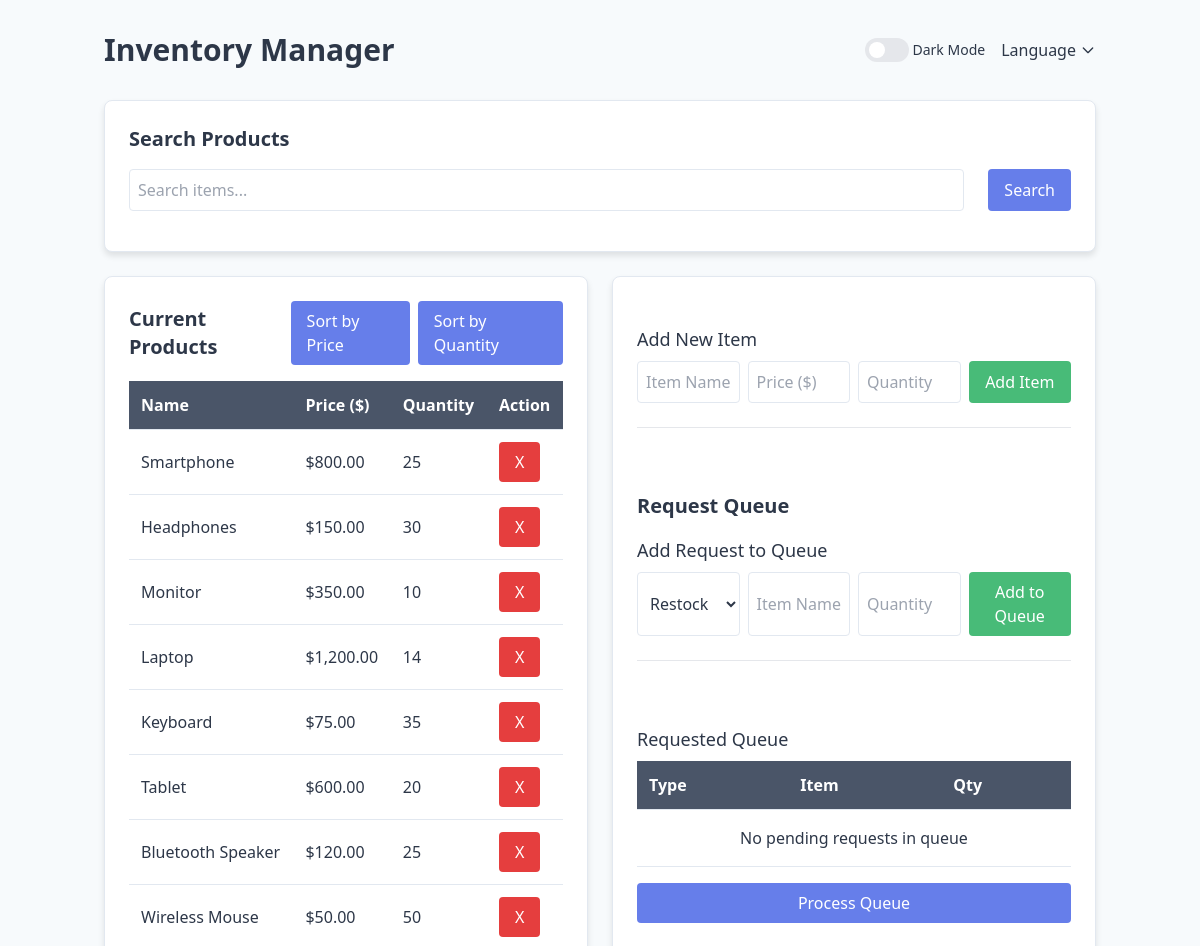
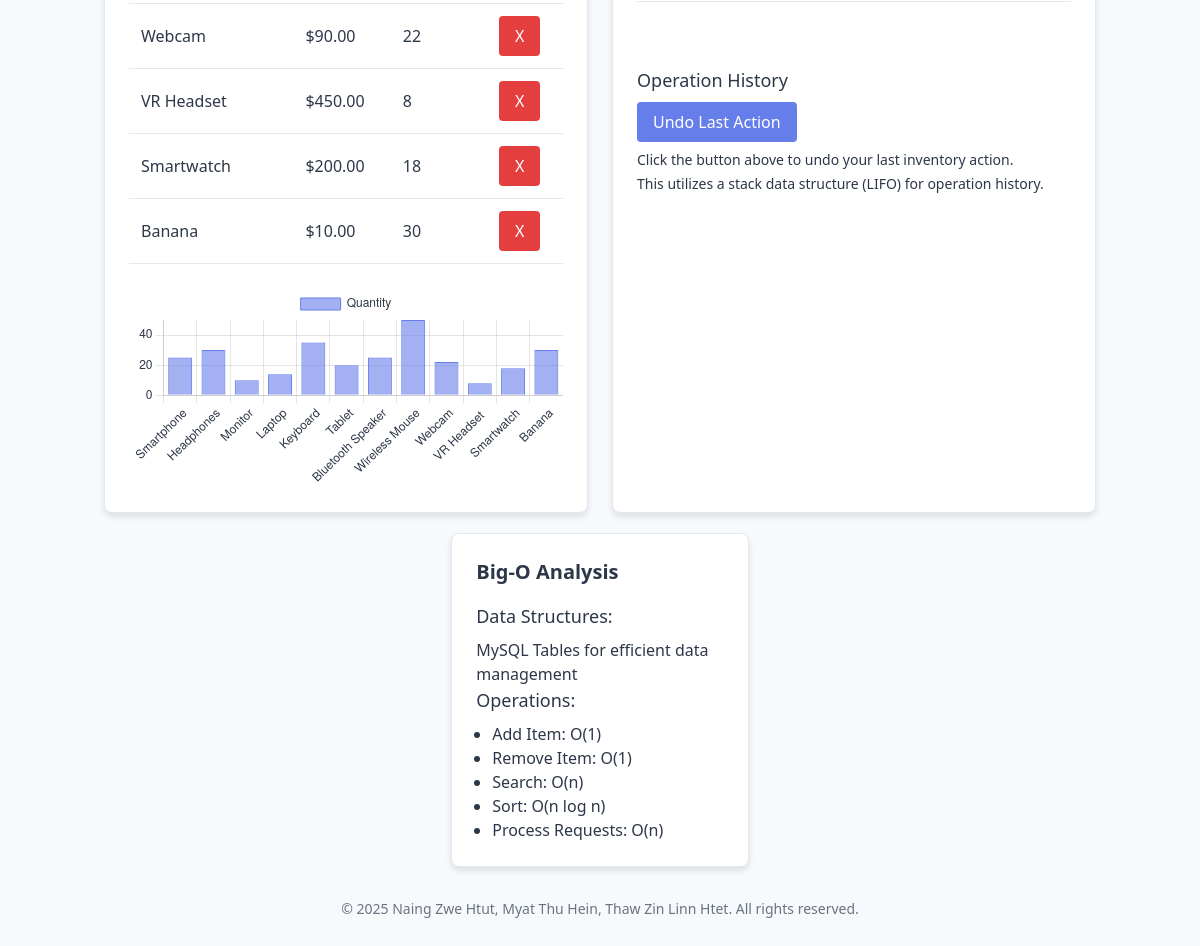
The page / on the database its author committed (2 pictures, top to bottom).
### tables this page shows
CREATE TABLE `items` (
  `id` int(11) NOT NULL,
  `name` varchar(255) NOT NULL,
  `price` decimal(10,2) NOT NULL,
  `quantity` int(11) NOT NULL
);

### index.php (the view, shortened to what this page needs)
<?php
$lang = $translations[$_SESSION['language']];
$dbConfig = [
    'host' => getenv('MYSQLHOST') ?: 'localhost',
    'port' => (int) (getenv('MYSQLPORT') ?: 3306),
    'username' => getenv('MYSQLUSER') ?: 'root',
    'password' => getenv('MYSQLPASSWORD') ?: '',
    'database' => getenv('MYSQLDATABASE') ?: 'inventory_system'
];
function connectDB() {
    global $dbConfig;
    $conn = new mysqli(
        $dbConfig['host'],
        $dbConfig['username'],
        $dbConfig['password'],
        $dbConfig['database'],
        $dbConfig['port']
    );
    $conn->set_charset('utf8mb4');
    return $conn;
}
function getInventory($sortField = null, $sortOrder = null) {
    $conn = connectDB();
    $sql = "SELECT * FROM items";
    $result = $conn->query($sql);
    $items = [];
    if ($result->num_rows > 0) {
        while ($row = $result->fetch_assoc()) {
            $items[] = $row;
        }
    }
    return $items;
}
function getPendingRequests() {
    $requests = [];
    return $requests;
}
$sortField = isset($_GET['sort']) ? $_GET['sort'] : null;
$sortOrder = isset($_GET['order']) ? $_GET['order'] : 'asc';
$inventory = getInventory($sortField, $sortOrder);
$pendingRequests = getPendingRequests();
$darkModeClass = $_SESSION['dark_mode'] ? 'dark' : '';
?>
<!DOCTYPE html>
<html lang="<?= $_SESSION['language'] ?>" class="<?= $darkModeClass ?>">
<head>
    <link href="https://cdn.jsdelivr.net/npm/tailwindcss@2.2.19/dist/tailwind.min.css" rel="stylesheet">
</head>
<body>
    <div class="container mx-auto px-4 py-8">
        <header class="flex flex-col md:flex-row justify-between items-center mb-8">
            <h1 class="text-3xl font-bold mb-4 md:mb-0"><?= $lang['inventory_manager'] ?></h1>
            <div class="flex items-center space-x-4">
                <form method="post" class="flex items-center">
                    <button type="submit" class="flex items-center">
                        <div class="relative inline-block w-10 mr-2 align-middle select-none">
                            <div class="toggle-bg bg-gray-200 dark:bg-gray-700 h-6 w-11 rounded-full"></div>
                            <div class="toggle-circle absolute left-1 top-1 bg-white dark:bg-gray-300 w-4 h-4 rounded-full transition-transform duration-300 ease-in-out"></div>
                        </div>
                        <span class="text-sm">
                            <?= $_SESSION['dark_mode'] ? $lang['light_mode'] : $lang['dark_mode'] ?>
                        </span>
                    </button>
                </form>
                <div class="language-selector">
                    <button class="flex items-center space-x-1">
                        <span><?= $lang['language'] ?></span>
                        <svg xmlns="http://www.w3.org/2000/svg" class="h-4 w-4" fill="none" viewBox="0 0 24 24" stroke="currentColor">
                            <path stroke-linecap="round" stroke-linejoin="round" stroke-width="2" d="M19 9l-7 7-7-7" />
                        </svg>
                    </button>
                </div>
            </div>
        </header>
        <div class="md:grid-cols-3 gap-6">
            <div class="card col-span-2 mx-auto w-full">
                <h2 class="text-xl font-semibold mb-4"><?= $lang['search_products'] ?></h2>
                <form method="get" class="mb-4">
                    <div class="flex space-x-6">
                        <input type="text" name="search" placeholder="<?= $lang['search_items'] ?>" class="form-control rounded-r-none" value="<?= isset($_GET['search']) ? htmlspecialchars($_GET['search']) : '' ?>" />
                        <button type="submit" class="btn btn-primary rounded-l-none"><?= $lang['search'] ?></button>
                    </div>
                </form>
            </div>
        </div>
        <div class="grid grid-cols-1 md:grid-cols-2 gap-6 mt-6">
            <div class="card">
                <div class="flex justify-between items-center mb-4">
                    <h2 class="text-xl font-semibold"><?= $lang['current_products'] ?></h2>
                    <div class="flex space-x-2">
                        <a href="?sort=price&order=<?= ($sortField == 'price' && $sortOrder == 'asc') ? 'desc' : 'asc' ?>" class="btn btn-primary btn-sm">
                            <?= $lang['sort_by_price'] ?>
                        </a>
                        <a href="?sort=quantity&order=<?= ($sortField == 'quantity' && $sortOrder == 'asc') ? 'desc' : 'asc' ?>" class="btn btn-primary btn-sm">
                            <?= $lang['sort_by_quantity'] ?>
                        </a>
                    </div>
                </div>
                <div class="overflow-x-auto">
                    <table>
                        <thead>
                            <tr>
                                <th><?= $lang['name'] ?></th>
                                <th><?= $lang['price'] ?></th>
                                <th><?= $lang['quantity'] ?></th>
                                <th><?= $lang['action'] ?></th>
                            </tr>
                        </thead>
                        <tbody>
                            <?php if (empty($inventory)): ?>
                                <tr>
                                    <td colspan="4" class="text-center py-4"><?= $lang['no_items'] ?></td>
                                </tr>
                            <?php else: ?>
                                <?php foreach ($inventory as $item): ?>
                                    <tr>
                                        <td><?= htmlspecialchars($item['name']) ?></td>
                                        <td>$<?= number_format($item['price'], 2) ?></td>
                                        <td><?= $item['quantity'] ?></td>
                                        <td>
                                            <form method="post" class="inline">
                                                <button type="submit" class="btn btn-danger btn-sm">X</button>
                                            </form>
                                        </td>
                                    </tr>
                                <?php endforeach; ?>
                            <?php endif; ?>
                        </tbody>
                    </table>
                </div>
                <div class="mt-6">
                    <canvas id="inventoryChart" width="400" height="200"></canvas>
                </div>
            </div>
            <div class="card flex flex-col space-y-16">
                <div class="mt-6">
                    <h3 class="text-lg font-medium mb-2"><?= $lang['add_new_item'] ?></h3>
                    <form method="post" class="grid grid-cols-1 md:grid-cols-4 gap-2">
                        <input type="text" name="name" placeholder="<?= $lang['item_name'] ?>" required class="form-control">
                        <input type="number" name="price" placeholder="<?= $lang['price'] ?>" step="0.01" min="0" required class="form-control">
                        <input type="number" name="quantity" placeholder="<?= $lang['quantity'] ?>" min="0" required class="form-control">
                        <button type="submit" class="btn btn-success"><?= $lang['add_item'] ?></button>
                    </form>
                    <hr class="mt-6">
                </div>
                <div class="mb-4">
                <h2 class="text-xl font-semibold mb-4"><?= $lang['request_queue'] ?></h2>
                    <h3 class="text-lg font-medium mb-2"><?= $lang['add_request'] ?></h3>
                    <form method="post" class="grid grid-cols-1 md:grid-cols-4 gap-2">
                        <select name="request_type" class="form-control">
                            <option value="RESTOCK"><?= $lang['restock'] ?></option>
                        </select>
                        <input type="text" name="item_name" placeholder="<?= $lang['item_name'] ?>" required class="form-control">
                        <input type="number" name="quantity" placeholder="<?= $lang['quantity'] ?>" min="1" required class="form-control">
                        <button type="submit" class="btn btn-success"><?= $lang['add_to_queue'] ?></button>
                    </form>
                    <hr class="mt-6">
                </div>
                <div class="overflow-x-auto">
                    <h3 class="text-lg font-medium mb-2"><?= $lang['requested_queue'] ?></h3>
                    <table class="mb-4">
                        <thead>
                            <tr>
                                <th><?= $lang['type'] ?></th>
                                <th><?= $lang['item'] ?></th>
                                <th><?= $lang['qty'] ?></th>
                            </tr>
                        </thead>
                        <tbody>
                            <?php if (empty($pendingRequests)): ?>
                                <tr>
                                    <td colspan="3" class="text-center py-4"><?= $lang['no_pending_requests'] ?></td>
                                </tr>
                            <?php endif; ?>
                        </tbody>
                    </table>
                    <form method="post">
                        <button type="submit" class="btn btn-primary w-full"><?= $lang['process_queue'] ?></button>
                        <hr class="mt-6">
                    </form>
                </div>
                <div class="mt-6">
                    <h3 class="text-lg font-medium mb-2"><?= $lang['operation_history'] ?></h3>
                    <form method="post" class="mb-2">
                        <button type="submit" class="btn btn-primary"><?= $lang['undo_last_action'] ?></button>
                    </form>
                    <p class="text-sm"><?= $lang['undo_description'] ?></p>
                    <p class="text-sm mt-1"><?= $lang['stack_description'] ?></p>
                </div>
            </div>
        </div>
        <div class="card mt-6 flex flex-col items-start" style="width: 30%; margin:auto; margin-top: 20px;">
            <h2 class="text-xl font-bold mb-4 text-center "><?= $lang['big_o_analysis'] ?></h2>
            <div class="flex flex-col justify-start">
                <div>
                    <h3 class="text-lg font-medium mb-2"><?= $lang['data_structures'] ?></h3>
                    <ul >
                        <li><?= $lang['mysql_tables'] ?></li>
                    </ul>
                </div>
                <div>
                    <h3 class="text-lg font-medium mb-2"><?= $lang['operations'] ?></h3>
                    <ul class="list-disc ml-4" >
                        <li><?= $lang['add_item_o'] ?></li>
                        <li><?= $lang['remove_item_o'] ?></li>
                        <li><?= $lang['search_o'] ?></li>
                        <li><?= $lang['sort_o'] ?></li>
                        <li><?= $lang['process_requests_o'] ?></li>
                    </ul>
                </div>
            </div>
        </div>
        <footer class="mt-8 text-center text-sm text-gray-500 dark:text-gray-400">
            <p><?= $lang['copyright'] ?></p>
        </footer>
    </div>
    <script>
        // Initialize inventory chart
        const inventoryChart = document.getElementById('inventoryChart').getContext('2d');
        const isDarkMode = document.documentElement.classList.contains('dark');
        const textColor = isDarkMode ? '#e2e8f0' : '#2d3748';
        new Chart(inventoryChart, {
            type: 'bar',
            data: {
                labels: [<?php echo implode(',', array_map(function($item) { return '"' . addslashes($item['name']) . '"'; }, $inventory)); ?>],
                datasets: [{
                    label: 'Quantity',
                    data: [<?php echo implode(',', array_map(function($item) { return $item['quantity']; }, $inventory)); ?>],
                    backgroundColor: 'rgba(102, 126, 234, 0.6)',
                    borderColor: 'rgba(102, 126, 234, 1)',
                    borderWidth: 1
                }]
            },
            options: {
                responsive: true,
                maintainAspectRatio: false,
                scales: {
                    y: {
                        beginAtZero: true,
                        ticks: {
                            color: textColor
                        },
                        grid: {
                            color: isDarkMode ? 'rgba(255, 255, 255, 0.1)' : 'rgba(0, 0, 0, 0.1)'
                        }
                    },
                    x: {
                        ticks: {
                            color: textColor
                        },
                        grid: {
                            color: isDarkMode ? 'rgba(255, 255, 255, 0.1)' : 'rgba(0, 0, 0, 0.1)'
                        }
                    }
                },
                plugins: {
                    legend: {
                        labels: {
                            color: textColor
                        }
                    }
                }
            }
        });
        // Toggle dark mode
        const darkModeToggle = document.getElementById('dark-mode-toggle');
        darkModeToggle.addEventListener('change', () => {
            document.documentElement.classList.toggle('dark');
        });
    </script>
</body>
</html>

### index.php (style rules this page uses)
:root { --primary-color: #4a5568; --secondary-color: #667eea; --accent-color: #48bb78; --background-color: #f7fafc; --text-color: #2d3748; --card-bg: #ffffff; --border-color: #e2e8f0; }
body { background-color: var(--background-color); color: var(--text-color); transition: background-color 0.3s ease, color 0.3s ease; }
.card { background-color: var(--card-bg); border: 1px solid var(--border-color); border-radius: 0.5rem; padding: 1.5rem; box-shadow: 0 4px 6px rgba(0, 0, 0, 0.1); transition: background-color 0.3s ease, border-color 0.3s ease; }
table { width: 100%; border-collapse: collapse; }
th, td { padding: 0.75rem; text-align: left; border-bottom: 1px solid var(--border-color); }
th { background-color: var(--primary-color); color: white; }
.btn { padding: 0.5rem 1rem; border-radius: 0.25rem; cursor: pointer; font-weight: 500; transition: background-color 0.3s ease; }
.btn-primary { background-color: var(--secondary-color); color: white; }
.btn-danger { background-color: #e53e3e; color: white; }
.btn-success { background-color: var(--accent-color); color: white; }
.form-control { width: 100%; padding: 0.5rem; border: 1px solid var(--border-color); border-radius: 0.25rem; background-color: var(--card-bg); color: var(--text-color); }
.toggle-circle { transition: transform 0.3s ease; }
.language-selector { position: relative; display: inline-block; }

### rows shown on the page
items: name "Smartphone", price "800.00", quantity "25"
items: name "Headphones", price "150.00", quantity "30"
items: name "Monitor", price "350.00", quantity "10"
items: name "Laptop", price "1,200.00", quantity "14"
items: name "Keyboard", price "75.00", quantity "35"
items: name "Tablet", price "600.00", quantity "20"
items: name "Bluetooth Speaker", price "120.00", quantity "25"
items: name "Wireless Mouse", price "50.00", quantity "50"
items: name "Webcam", price "90.00", quantity "22"
items: name "VR Headset", price "450.00", quantity "8"
items: name "Smartwatch", price "200.00", quantity "18"
items: name "Banana", price "10.00", quantity "30"

### other values the page prints
$lang['inventory_manager'] "Inventory Manager"
$lang['dark_mode'] "Dark Mode"
$lang['language'] "Language"
$lang['search_products'] "Search Products"
$lang['search'] "Search"
$lang['current_products'] "Current Products"
$lang['sort_by_price'] "Sort by Price"
$lang['sort_by_quantity'] "Sort by Quantity"
$lang['name'] "Name"
$lang['price'] "Price ($)"
$lang['quantity'] "Quantity"
$lang['action'] "Action"
$lang['add_new_item'] "Add New Item"
$lang['add_item'] "Add Item"
$lang['request_queue'] "Request Queue"
